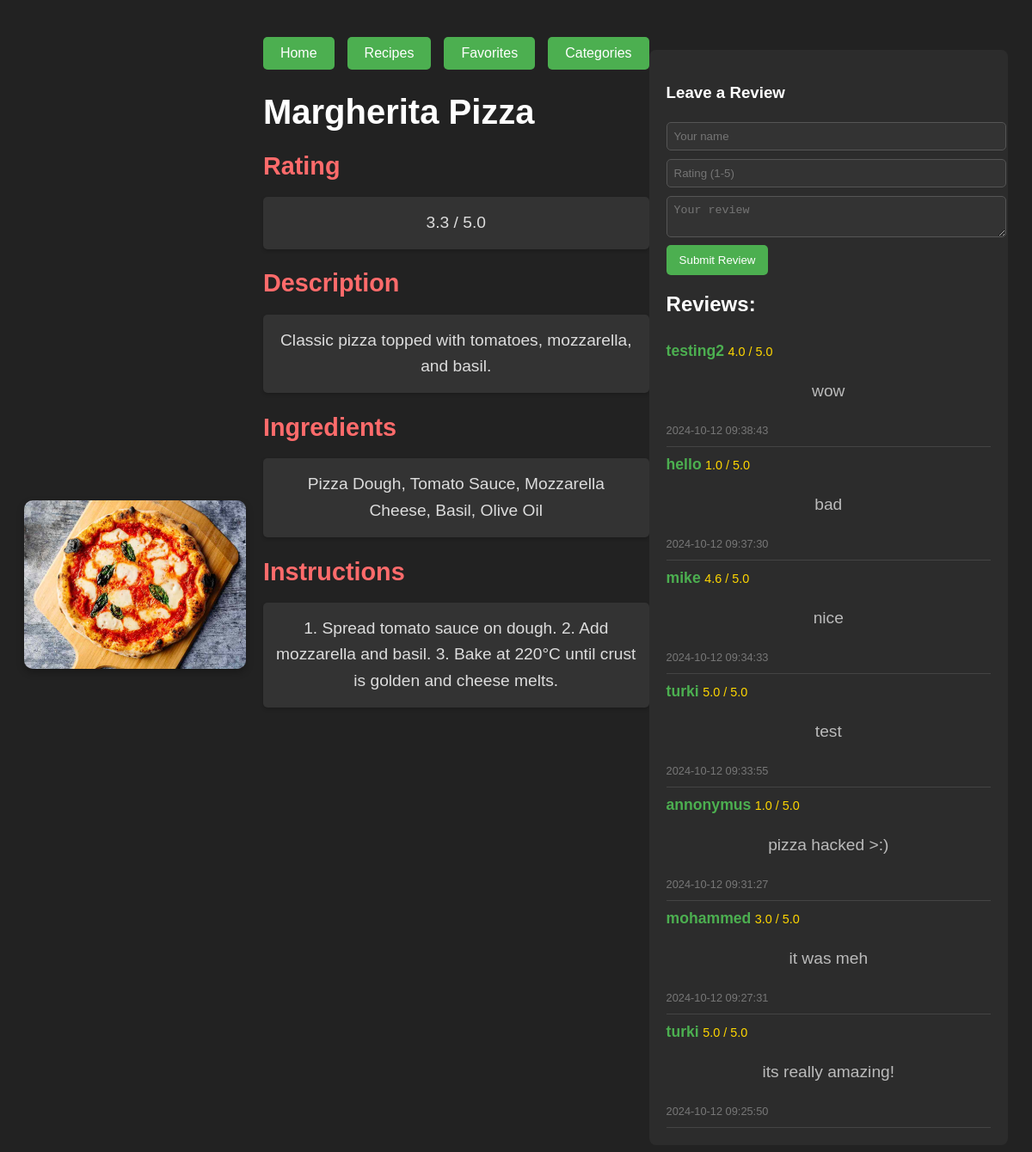
The app's page /RecipeHub/recipe-detail.php?id=5 with its own data.
### tables this page shows
CREATE TABLE `recipes` (
  `id` int(11) NOT NULL,
  `title` varchar(100) DEFAULT NULL,
  `description` text DEFAULT NULL,
  `ingredients` text DEFAULT NULL,
  `instructions` text DEFAULT NULL,
  `image` varchar(255) DEFAULT NULL,
  `category` varchar(50) DEFAULT NULL,
  `rating` decimal(2,1) DEFAULT 0.0
);

CREATE TABLE `reviews` (
  `id` int(11) NOT NULL,
  `recipe_id` int(11) DEFAULT NULL,
  `user_name` varchar(100) DEFAULT NULL,
  `rating` decimal(2,1) DEFAULT NULL CHECK (`rating` >= 1 and `rating` <= 5),
  `comment` text DEFAULT NULL,
  `created_at` timestamp NOT NULL DEFAULT current_timestamp()
);

### RecipeHub/recipe-detail.php (the view, shortened to what this page needs)
<?php
$conn = new mysqli("localhost", "root", "", "recipe_hub");
$recipe_id = $_GET['id'];
$sql = "SELECT title, image, description, ingredients, instructions, rating FROM recipes WHERE id = $recipe_id";
$result = $conn->query($sql);
$recipe = $result->fetch_assoc();
$reviews_sql = "SELECT user_name, rating, comment, created_at FROM reviews WHERE recipe_id = $recipe_id ORDER BY created_at DESC";
$reviews_result = $conn->query($reviews_sql);
?>
<!DOCTYPE html>
<html lang="en">
<head>
    <link rel="stylesheet" href="css/GeneralStyles.css">
</head>
<body>
    <div class="recipe-detail-container">
        <?php if ($recipe): ?>
            <div class="recipe-detail-content">
                <div class="recipe-image-container">
                    <img src="<?php echo htmlspecialchars($recipe['image']); ?>" alt="<?php echo htmlspecialchars($recipe['title']); ?>" class="recipe-detail-image">
                </div>
                <div class="recipe-info">
                <nav class="navigation">
                    <a href="index.php" class="nav-button">Home</a>
                    <a href="recipes.php" class="nav-button">Recipes</a>
                    <a href="favorites.php" class="nav-button">Favorites</a>
                    <a href="categories.php" class="nav-button">Categories</a>
                </nav>
                    <h1><?php echo htmlspecialchars($recipe['title']); ?></h1>
                    <h2>Rating</h2>
                    <p class="recipe-rating"><?php echo round($recipe['rating'], 1); ?> / 5.0</p>
                    <h2>Description</h2>
                    <p><?php echo nl2br(htmlspecialchars($recipe['description'])); ?></p>
                    <h2>Ingredients</h2>
                    <p><?php echo nl2br(htmlspecialchars($recipe['ingredients'])); ?></p>
                    <h2>Instructions</h2>
                    <p><?php echo nl2br(htmlspecialchars($recipe['instructions'])); ?></p>
                </div>
            </div>
            <div class="reviews-section">
                <h3>Leave a Review</h3>
                <form method="post" onsubmit="submitForm(event)">
                    <input type="text" name="user_name" placeholder="Your name" required>
                    <input type="number" name="rating" min="1" max="5" step="0.1" placeholder="Rating (1-5)" required>
                    <textarea name="comment" placeholder="Your review" required></textarea>
                    <button type="submit">Submit Review</button>
                </form>
                <h2>Reviews:</h2>
                <?php if ($reviews_result->num_rows > 0): ?>
                    <?php while ($review = $reviews_result->fetch_assoc()): ?>
                        <div class="review">
                            <strong><?php echo htmlspecialchars($review['user_name']); ?></strong>
                            <span><?php echo htmlspecialchars($review['rating']); ?> / 5.0</span>
                            <p><?php echo nl2br(htmlspecialchars($review['comment'])); ?></p>
                            <small><?php echo htmlspecialchars($review['created_at']); ?></small>
                        </div>
                    <?php endwhile; ?>
                <?php else: ?>
                    <p>No reviews yet. Be the first to review!</p>
                <?php endif; ?>
            </div>
        <?php else: ?>
            <p>Recipe not found.</p>
        <?php endif; ?>
    </div>
</body>
</html>

### RecipeHub/css/GeneralStyles.css (style rules this page uses)
body { font-family: Arial, sans-serif; background-color: #222; color: #fff; }
h1 { margin-bottom: 10px; font-size: 2.5rem; }
form { margin: 1rem 0; }
.navigation { display: flex; justify-content: center; gap: 15px; margin-top: 15px; }
.nav-button { padding: 10px 20px; background-color: #4CAF50; color: white; text-decoration: none; border-radius: 5px; transition: background-color 0.3s ease; }
p { font-size: 1.2rem; text-align: center; padding: 20px; color: #bbb; }
.recipe-detail-container { display: flex; justify-content: center; padding: 20px; }
.recipe-detail-content { display: flex; gap: 20px; align-items: stretch; max-width: 1000px; width: 100%; }
.recipe-detail-image { width: 100%; object-fit: cover; border-radius: 10px; box-shadow: 0 4px 8px rgba(0, 0, 0, 0.3); }
.recipe-image-container { flex: 1; display: flex; align-items: center; justify-content: center; }
.recipe-info { flex: 1; max-width: 600px; }
.recipe-info h2 { font-size: 1.8rem; color: #ff6b6b; margin-bottom: 10px; }
.recipe-info p { font-size: 1.2rem; line-height: 1.6; color: #ddd; margin-bottom: 20px; background-color: #333; padding: 15px; border-radius: 5px; box-shadow: 0 2px 4px rgba(0, 0, 0, 0.2); }
.reviews-section { margin-top: 30px; padding: 20px; background-color: #2c2c2c; border-radius: 8px; }
.review { border-bottom: 1px solid #444; padding: 10px 0; color: #f5f5f5; }
.review strong { font-size: 1.1rem; color: #4CAF50; }
.review span { font-size: 0.9rem; color: #ffd700; margin-bottom: 10px; }
.review p { margin: 5px 0; }
.review small { color: #777; font-size: 0.8rem; }
form input[type="text"], form input[type="number"], form textarea { width: 100%; padding: 8px; margin: 5px 0; border: 1px solid #555; border-radius: 5px; background-color: #333; color: #f5f5f5; }
form button { background-color: #4CAF50; color: white; padding: 10px 15px; border: none; border-radius: 5px; cursor: pointer; transition: background-color 0.3s ease; }

### records on screen
recipes: image (picture), title "Margherita Pizza", rating "3.3", description "Classic pizza topped with tomatoes, mozzarella, and basil.", ingredients "Pizza Dough, Tomato Sauce, Mozzarella Cheese, Basil, Olive Oil", instructions "1. Spread tomato sauce on dough. 2. Add mozzarella and basil. 3. Bake at 220°C until crust is golden and cheese melts."
reviews: user_name "testing2", rating "4.0", comment "wow", created_at "2024-10-12 09:38:43"
reviews: user_name "hello", rating "1.0", comment "bad", created_at "2024-10-12 09:37:30"
reviews: user_name "mike", rating "4.6", comment "nice", created_at "2024-10-12 09:34:33"
reviews: user_name "turki", rating "5.0", comment "test", created_at "2024-10-12 09:33:55"
reviews: user_name "annonymus", rating "1.0", comment "pizza hacked >:)", created_at "2024-10-12 09:31:27"
reviews: user_name "mohammed", rating "3.0", comment "it was meh", created_at "2024-10-12 09:27:31"
reviews: user_name "turki", rating "5.0", comment "its really amazing!", created_at "2024-10-12 09:25:50"
